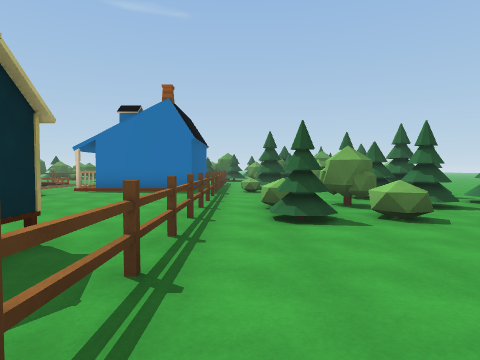
view 1 (above)

14 first-person views from a walk through a 3-D level made in the Unity game engine. The camera is 1.5 m above the floor, tilts 2° down and sees 75° across. The floor is counted in squares, 2 m on a side. Each view is taken from the middle of a square. On the plan, view 1 faces up. The plan holds only what a view shows up to about 10 squares ahead; the rest is blank. The place goes on beyond the plan.

view 2
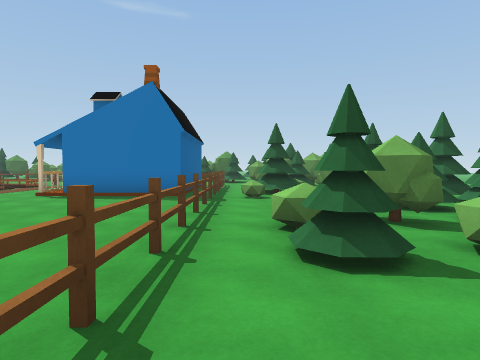

view 3
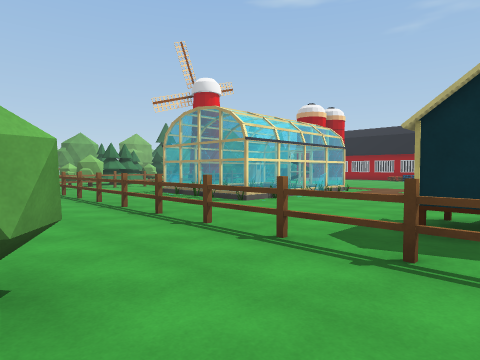

view 4
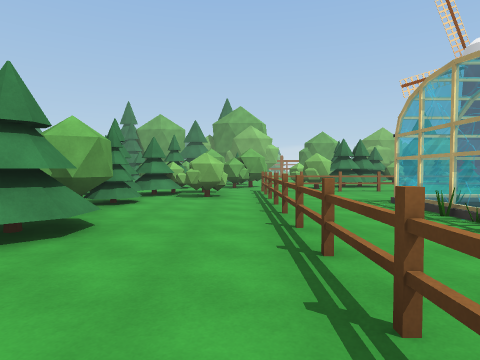

view 5
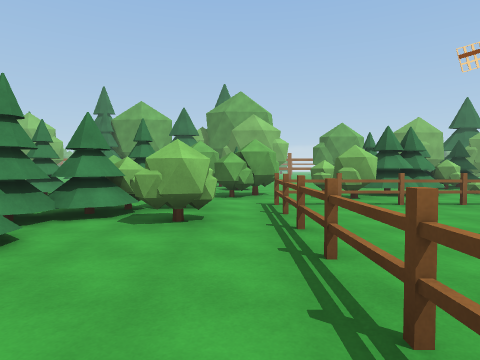

view 6
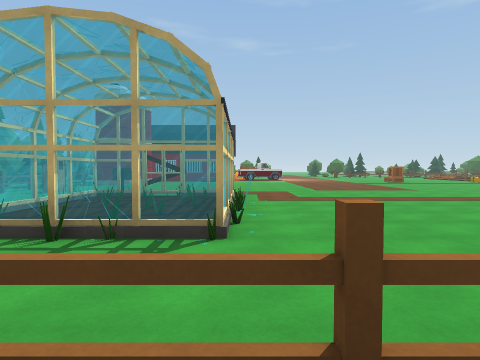

view 7
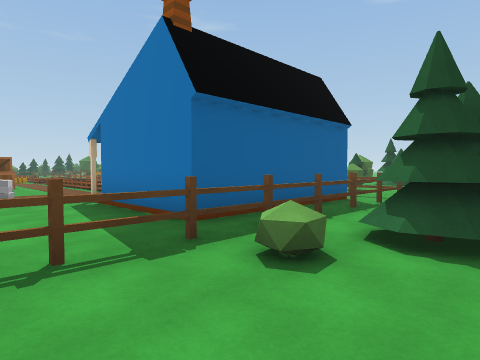

view 8
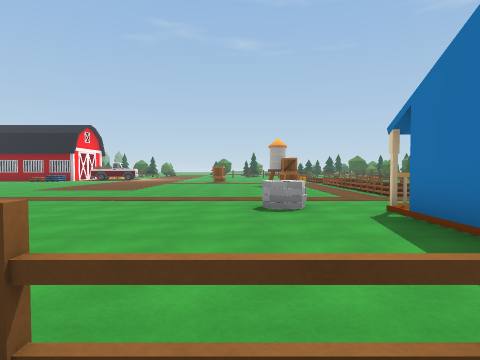

view 9
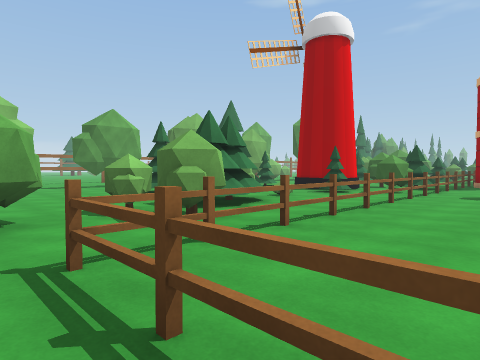

view 10
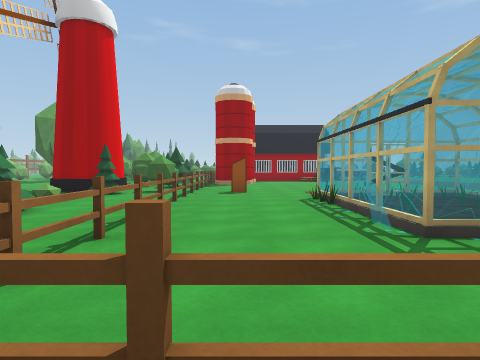

view 11
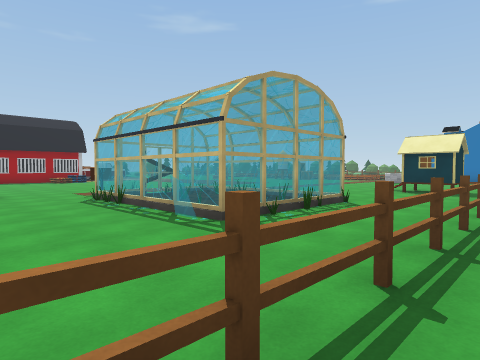

view 12
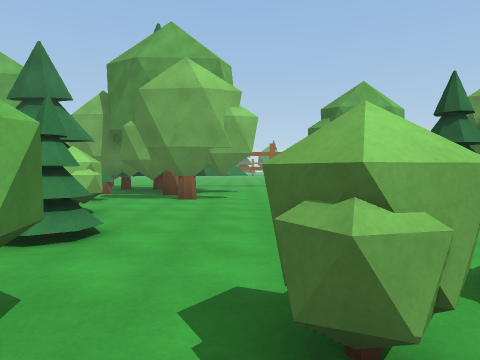

view 13
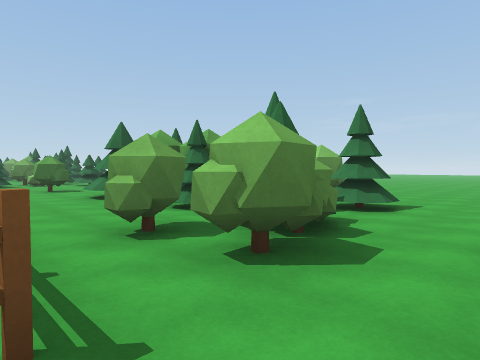

view 14
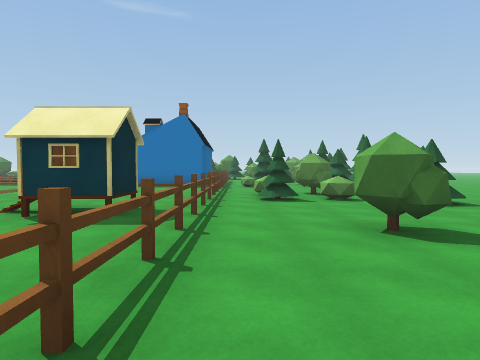

### Floor plan
Key: @ floor where view 1 was taken; # wall or solid block; x gap in a wall; . floor; = window, fence, low wall or low ledge; ^ raised ledge; O other object.
Columns run from 11 left of view 1 to 2 right of it. Each row starts with its distance up from view 1.
 12  OO.. O  O#.O#
 11  .....OOOO#.O.
 10  .........#O..
  9   ...O....#...
  8  .........#...
  7  .........#..#
  6  .........#.O#
  5  .........#.OO
  4  .........#...
  3  .......OO#...
  2  .......OO#...
  1  .........#..#
  0  .........#@..
 -1    .......#...
 -2    =====..#...
 -3    ==.. =.#..O
 -4    x... =.#..#
 -5    =.=.#..#...
 -6 ...=====..#..O
 -7 ..........#...
 -8  O........#.#O
 -9 ..........#.#^
-10 ##########....
-11  #..... #..#.O
-12  OO.OOOO#x##.
-13    .OOOO....#
-14        ....O
-15          ..O
-16      OO....##
-17        .....#
-18         .....O
-19         ..##OO
-20         ...###
-21         .OO OO

Where each view was taken, in squares from view 1:
view 1: 0 up, 0 right, facing up
view 2: 2 up, 0 right, facing up
view 3: 3 up, 2 right, facing down-left
view 4: 1 up, 0 right, facing down
view 5: 3 down, 0 right, facing down
view 6: 2 down, 0 right, facing left
view 7: 8 up, 2 right, facing up-left
view 8: 8 up, 0 right, facing left
view 9: 7 down, 0 right, facing down-left
view 10: 8 down, 0 right, facing left
view 11: 9 down, 0 right, facing up-left
view 12: 11 down, 2 left, facing down
view 13: 11 down, 1 left, facing up-right
view 14: 3 down, 0 right, facing up
